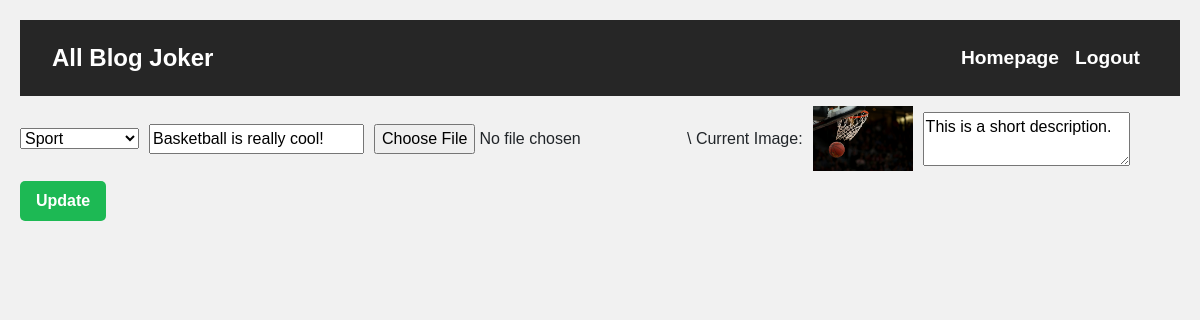
Screenshot of /blog_update/1/ (signed in) with the database file from the repository.
### main/models.py (models this page shows, shortened)
class BlogPost(models.Model):
    user = models.ForeignKey(User, on_delete=models.CASCADE)
    category = models.ForeignKey(Category, on_delete=models.CASCADE)
    title = models.CharField(max_length=200)
    blog_image = models.ImageField(upload_to=('blog_images/'))
    description = models.TextField()
    date = models.DateTimeField(auto_now_add=True)

### main/views.py (the view)
# urls.py: path('blog_update/<int:pk>/', views.blog_update, name="blog_update"),
def blog_update(request, pk):
    if request.user.is_authenticated:
        blog_post = BlogPost.objects.get(id=pk)
        categories = Category.objects.all()
        if request.user == blog_post.user:
            if request.method == "POST":
                title = request.POST["title"]
                blog_image = request.FILES.get("blog_image")
                description = request.POST["description"]
                category = request.POST["category"]
                blog_post.title = title
                blog_post.description = description
                blog_post.blog_image = blog_image
                category_object = Category.objects.get(name=category)
                blog_post.category = category_object
                blog_post.save()
                return redirect("blog_post_details", pk=blog_post.pk)
            else:
                return render(request, 'blog_update.html', {'categories': categories, "blog_post": blog_post})
        else:
            return redirect("blog_post_details", pk=blog_post.pk)
    else:
        print("You are not logged in!!!")
        return redirect("homepage")

### main/templates/blog_update.html (shortened to what this page needs)
{% extends 'base.html' %}
{% block body %}
    <form method="POST" enctype="multipart/form-data">
        <select name="category">
            {% for category in categories %}
                <option value="{{ category.name }}">{{ category.name }}</option>
            {% endfor %}
        </select>
        <input type="text" value="{{ blog_post.title }}" name="title" placeholder="Title">
        <input type="file" name="blog_image" placeholder="Blog Image" allow="image/*">\
        Current Image: <img src="{{ blog_post.blog_image.url }}" width="100px">
        <textarea type="text" name="description" placeholder="Description">{{ blog_post.description }}</textarea>
        <button type="submit">Update</button>
    </form>
{% endblock %}

### static/styles.css (style rules this page uses)
* { box-sizing: border-box; }
body { font-family: Arial; padding: 20px; background: #f1f1f1; }
form { display: flex; flex-wrap: wrap; gap: 10px; align-items: center; margin-top: 10px; }
button { background-color: #1DB954; color: white; font-weight: bold; padding: 8px 16px; border: none; border-radius: 5px; cursor: pointer; transition: background 0.3s ease-in-out; }

### rows the page displays
BlogPost: title "Basketball is really cool!", blog_image (picture), description "This is a short description."

### other values shown
form field category "Sport"
